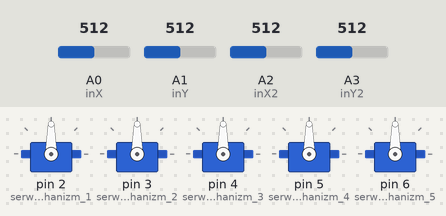
This sketch was run on a simulated Arduino Uno, built with avr-gcc and run on an emulated ATmega328P. Shown: 5 × servo. The test bench sets the inputs (shaded band); at power-on: A0 (inX) = 512, A1 (inY) = 512, A2 (inX2) = 512, A3 (inY2) = 512.

Above: at 1.2 s.
1.3 s: A0 (inX) set to 593
2.8 s: A0 (inX) set to 612
At 3.3 s:
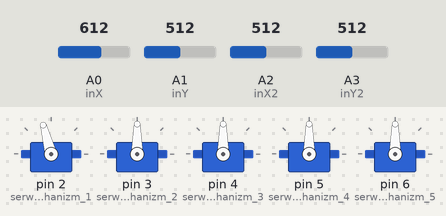
At 3.9 s:
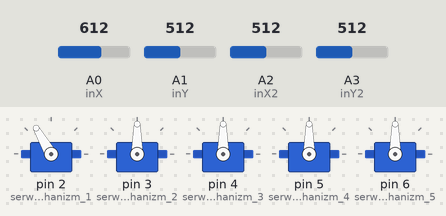
5.8 s: A1 (inY) set to 589
7.7 s: A1 (inY) set to 612
At 8.21 s:
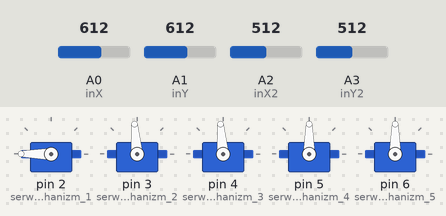
10.7 s: A2 (inX2) set to 586
13.7 s: A2 (inX2) set to 616
At 15.9 s:
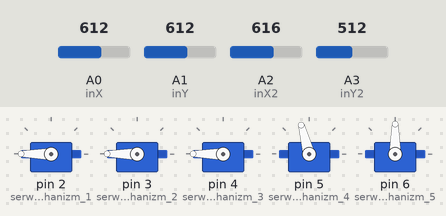
Timing chart, 0 to 21.7 s (numbered marks = the images above; inputs shaded):
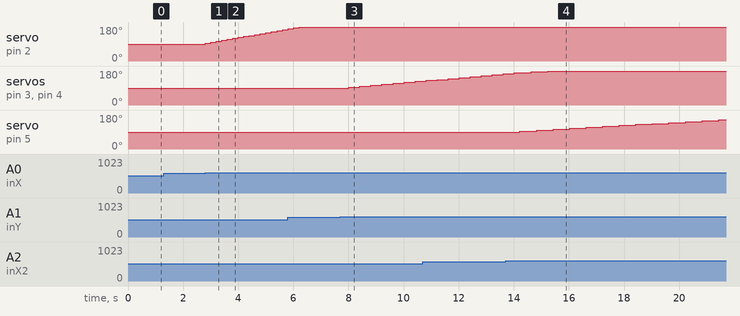

Measured:
- the behaviour switches between 600 and 601 on A0 (inX) (found by bisection; images 0 and 1)
- the behaviour switches between 600 and 601 on A1 (inY) (found by bisection; images 2 and 3)
- the behaviour switches between 600 and 601 on A2 (inX2) (found by bisection; images 3 and 4)
- after the input at 1.3 s, every drawn part: stays the same
- after the input at 2.8 s, servo on pin 2 (serwomechanizm_1): moves from 90° to 165° over 2.8 s, starting at once
- after the input at 7.7 s, servo on pin 3 (serwomechanizm_2), servo on pin 4 (serwomechanizm_3): moves from 90° to 125° over 2.4 s, starting after 0.31 s
- after the input at 13.7 s, servo on pin 5 (serwomechanizm_4): moves from 90° to 155° over 7.2 s, starting after 0.52 s

The sketch:

ramie-robota.ino
```cpp
#include <Servo.h> //Biblioteka odpowiedzialna za serwa

Servo serwomechanizm_1;  //Tworzymy obiekt, dzięki któremu możemy odwołać się do serwa
Servo serwomechanizm_2;
Servo serwomechanizm_3;
Servo serwomechanizm_4;
Servo serwomechanizm_5;
int pozycja_1 = 90; //Aktualna pozycja serwa 0-180
int pozycja_2 = 90;
int pozycja_3 = 90;
int pozycja_4 = 90;
int pozycja_5 = 90;
int zmiana = 5; //Co ile ma się zmieniać pozycja serwa?
int zmiana_2 = 2; //zmiana stopni dla chwytaka
//deklaracja dla dzojstikow na wejscia analogowe
const int inX = A0; // analog input for x-axis
const int inY = A1; // analog input for y-axis
const int inX2 = A2; // analog input for x-axis
const int inY2 = A3; // analog input for y-axis
//wartosci przyjmoane podczas nacisniecia od 0 do 1023
int xValue = 0; // variable to store x value
int yValue = 0; // variable to store y value
int x2Value = 0; // variable to store x value
int y2Value = 0; // variable to store y value
void setup() {
  pinMode(inX, INPUT); // setup x input
  pinMode(inY, INPUT); // setup y input
  pinMode(inX2, INPUT); // setup x input
  pinMode(inY2, INPUT); // setup y input
  serwomechanizm_1.attach(2);  //Serwomechanizm podłączony do pinu 9
  serwomechanizm_2.attach(3);
  serwomechanizm_3.attach(4);
  serwomechanizm_4.attach(5);
  serwomechanizm_5.attach(6);
  Serial.begin(9600); // Setup serial connection for print out to console
}
void loop() {
  xValue = analogRead(inX); // reading x value [range 0 -> 1023]
  yValue = analogRead(inY); // reading y value [range 0 -> 1023]
  x2Value = analogRead(inX2); // reading x value [range 0 -> 1023]
  y2Value = analogRead(inY2); // reading y value [range 0 -> 1023]
// pierwsze serwo
if(xValue>600)
{
    if(pozycja_1<=175){pozycja_1 =pozycja_1 + zmiana;}
    serwomechanizm_1.write(pozycja_1); //Wykonaj ruch
    delay(200); //Opóźnienie dla lepszego efektu


}
if(xValue<400)
{
   if(pozycja_1>=5){pozycja_1 =pozycja_1 - zmiana;}
    serwomechanizm_1.write(pozycja_1); //Wykonaj ruch
    delay(200); //Opóźnienie dla lepszego efektu


}
// 2 i 3 serwo
if(yValue>600)
{
    if(pozycja_2<=175){pozycja_2 =pozycja_2 + zmiana;}
    serwomechanizm_2.write(pozycja_2); //Wykonaj ruch
     serwomechanizm_3.write(pozycja_2);
    delay(200); //Opóźnienie dla lepszego efektu


}
if(yValue<400)
{
  if(pozycja_2>=5){pozycja_2 =pozycja_2 - zmiana;}
    serwomechanizm_2.write(pozycja_2); //Wykonaj ruch
    serwomechanizm_3.write(pozycja_2); //Wykonaj ruch
    delay(200); //Opóźnienie dla lepszego efektu
}
// 4 serwo to przy chwytaku
if(x2Value>600)
{
  if(pozycja_4<=175){pozycja_4 =pozycja_4+ zmiana;}
    serwomechanizm_4.write(pozycja_4); //Wykonaj ruch
    delay(200); //Opóźnienie dla lepszego efektu


}
if(x2Value<400)
{
   if(pozycja_4>=5){pozycja_4 =pozycja_4 - zmiana;}
    serwomechanizm_4.write(pozycja_4); //Wykonaj ruch
    delay(200); //Opóźnienie dla lepszego efektu


}
//chwytak
if(y2Value<400)
{
   if(pozycja_5<=174){pozycja_5 =pozycja_5 + zmiana_2;}
    serwomechanizm_5.write(pozycja_5); //Wykonaj ruch
    delay(200); //Opóźnienie dla lepszego efektu
}
if(y2Value>600)
{
   if(pozycja_5>=94){pozycja_5 =pozycja_5 - zmiana_2;}
    serwomechanizm_5.write(pozycja_5); //Wykonaj ruch
    delay(200); //Opóźnienie dla lepszego efektu
}
}
```
